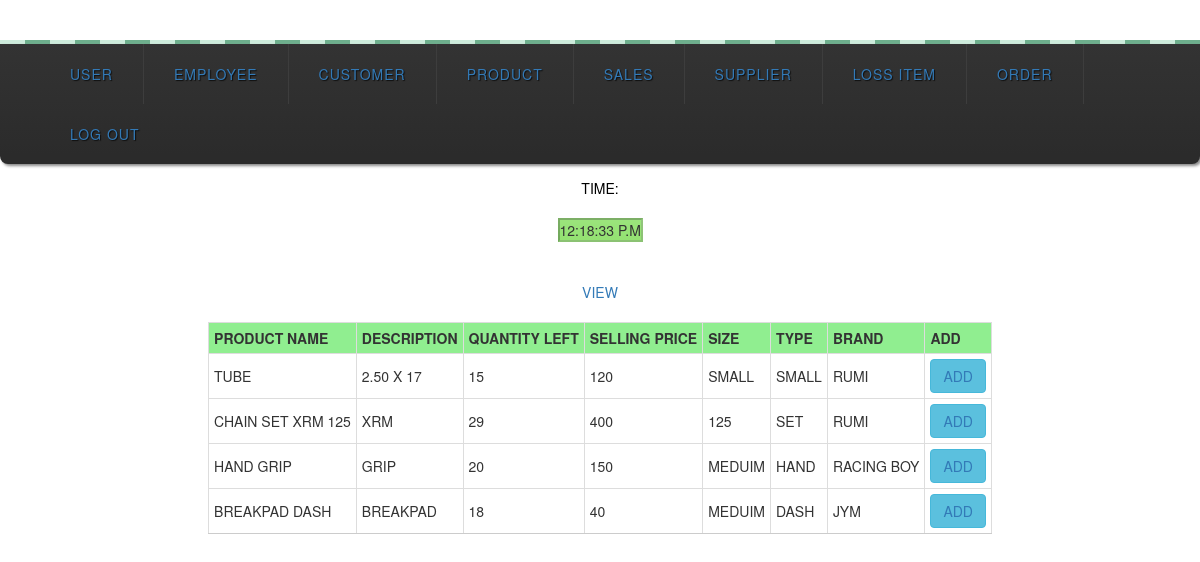
Page /loss.php (signed in) on the committed database.
### tables this page shows
CREATE TABLE IF NOT EXISTS `product` (
  `ProductID` varchar(15) NOT NULL,
  `ProductName` varchar(100) NOT NULL,
  `Description` varchar(100) NOT NULL,
  `Quantity` int(200) NOT NULL,
  `SellingPrice` int(11) NOT NULL,
  `OriginalPrice` int(11) NOT NULL,
  `Size` varchar(100) NOT NULL,
  `Type` varchar(100) NOT NULL,
  `Brand` varchar(100) NOT NULL
);

### loss.php (the view, shortened to what this page needs)
<!doctype html>
<html>
<head>
<link rel="stylesheet" type="text/css" href="tcal.css" />
<body>
<link rel="stylesheet" type="text/css" href="mystyles.css">
<head>
</head>
<div class="wrap">
<span class="decor"></span>
<nav>
  <ul class="primary">
    <li>
      <a href="users.php">USER</a>
    </li>
    <li>
      <a href="employee.php">EMPLOYEE</a>
    </li>
    <li>
      <a href="customer.php">CUSTOMER</a>
    </li>
    <li>
      <a href="product.php">PRODUCT</a>
    </li>
    <li>
      <a href="sales.php">SALES</a>
    </li>
    <li>
      <a href="supplier.php">SUPPLIER</a>
    </li>
    <li>
      <a href="loss.php">LOSS ITEM</a>
    </li>
    <li>
      <a href="orders.php">ORDER</a>
    </li>
    <li>
      <a href="logout.php">LOG OUT</a>
    </li>
  </ul>
</nav>
</div>
<div>
<center>
<?php
include('header.php');
?>
<body>
<div class="container">
  <div class="hero-unit-clock">
      <form name="clock">
      <font color="black" style="float: center;">Time: <br></font>&nbsp;<input style="width:85px; background:rgb(146,226,112); align:center; float: center; " type="text" class="trans" name="face" value="" disabled>
      </form>
        </div>
<br />
  <br>
<a href="loss_view.php">VIEW</a>
<br>
<?php
$query1=mysql_query("select * from product");
echo "<table cellpadding='1' cellspacing='1' class='db-table table-bordered'>
  <tr>
		<th> <strong>Product Name</strong>
		<th> <strong>Description</strong>
		<th> <strong>Quantity Left</strong>
		<th> <strong>Selling Price</strong>
		<th> <strong>Size</strong>
		<th> <strong>Type</strong>
		<th> <strong>Brand</strong>
		<th> <strong>ADD</strong>
  </tr>";
while($query2=mysql_fetch_array($query1))
{
echo "<td>".$query2['ProductName']."</td>";
echo "<td>".$query2['Description']."</td>";
echo "<td>".$query2['Quantity']."</td>";
echo "<td>".$query2['SellingPrice']."</td>";
echo "<td>".$query2['Size']."</td>";
echo "<td>".$query2['Type']."</td>";
echo "<td>".$query2['Brand']."</td>";
echo "<td><a href='loss_add.php?ID=".$query2['ProductID']."'><button type=;button' class='btn btn-info'> ADD</a></td><tr>";
}
?>
</table>
</div>
</body>
</html>

### mystyles.css (style rules this page uses)
body { background-color: ; }
input, Stextarea { font-family:times new roman; margin: 0; padding: 0; display: block; font-size: 100%; }
table.db-table { border-right:1px solid #ccc; border-bottom:1px solid #ccc; }
table.db-table th { background:lightgreen; padding:5px; border-left:1px solid #ccc; border-top:1px solid #ccc; }
table.db-table td { padding:5px; border-left:1px solid #ccc; border-top:1px solid #ccc; }

### loss.php (style rules this page uses)
body { background: #ccc; font-family: helvetica, arial, serif; font-size: 13px; text-transform: uppercase; text-align: center; }
.wrap { display: inline-block; -webkit-box-shadow: 0 0 70px #fff; -moz-box-shadow: 0 0 70px #fff; box-shadow: 0 0 70px #fff; margin-top: 40px; }
.decor { background: #6EAF8D; background: -webkit-linear-gradient(left, #CDEBDB 50%, #6EAF8D 50%); background: -moz-linear-gradient(left, #CDEBDB 50%, #6EAF8D 50%); background: -o-linear-gradient(left, #CDEBDB 50%, #6EAF8D 50%); background: linear-gradient(left, white 50%, #6EAF8D 50%); background-size: 50px 25%;; padding: 2px; display: block; }
a { text-decoration: none; color: #fff; display: block; }
ul { list-style: none; position: relative; text-align: left; }
li { float: left; }
ul:after { clear: both; }
ul:before, ul:after { content: " "; display: table; }
nav { position: relative; background: #2B2B2B; background-image: -webkit-linear-gradient(bottom, #2B2B2B 7%, #333333 100%); background-image: -moz-linear-gradient(bottom, #2B2B2B 7%, #333333 100%); background-image: -o-linear-gradient(bottom, #2B2B2B 7%, #333333 100%); background-image: linear-gradient(bottom, #2B2B2B 7%, #333333 100%); text-align: center; letter-spacing: 1px; text-shadow: 1px 1px 1px #0E0E0E; -webkit-box-shadow: 2px 2px 3px #888; -moz-box-shadow: 2px 2px 3px #888; box-shadow: 2px 2px 3px #888; border-bottom-right-radius: 8px; border-bottom-left-radius: 8px; }
ul.primary li a { display: block; padding: 20px 30px; border-right: 1px solid #3D3D3D; }
ul.primary li:last-child a { border-right: none; }

### rows in the picture
product: ProductName "TUBE", Description "2.50 X 17", Quantity "15", SellingPrice "120", Size "SMALL", Type "SMALL", Brand "RUMI"
product: ProductName "CHAIN SET XRM 125", Description "XRM", Quantity "29", SellingPrice "400", Size "125", Type "SET", Brand "RUMI"
product: ProductName "HAND GRIP", Description "GRIP", Quantity "20", SellingPrice "150", Size "MEDUIM", Type "HAND", Brand "RACING BOY"
product: ProductName "BREAKPAD DASH", Description "BREAKPAD", Quantity "18", SellingPrice "40", Size "MEDUIM", Type "DASH", Brand "JYM"
